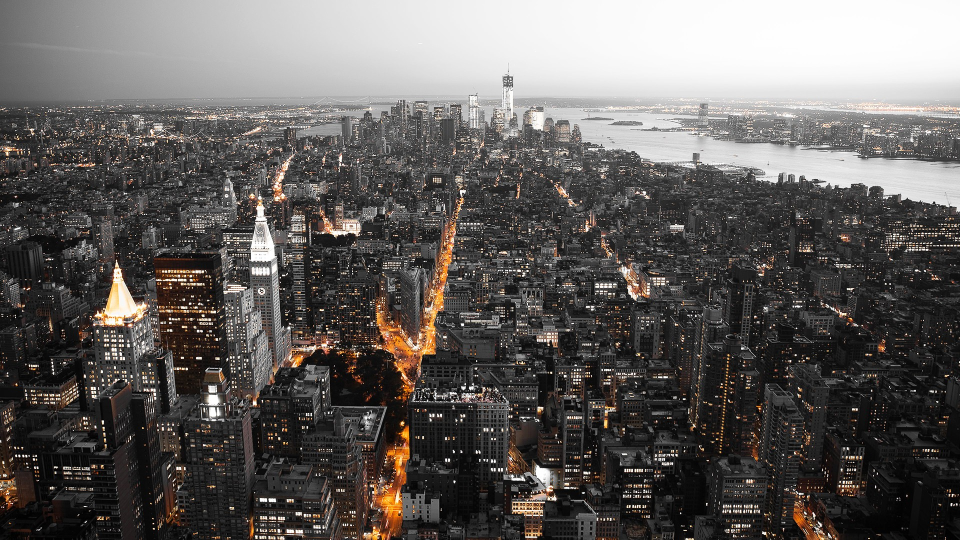
#> input picture pic1920_1080.jpg, 1920 x 1080 px, found by its file name (shown at 1/2 size)
$ python resize.py
#> lines starting #> are read from the running program, lines starting #| are printed output that depends on the picture
from PIL import Image
import matplotlib.pyplot as plt
import math
import cv2,os, numpy as np
import matplotlib.pyplot as plt
from shapely.geometry import Polygon, box,MultiPolygon
from shapely.ops import unary_union
# [117 lines left out: functions points_transform, ptstoH, gen_mapxmapy, pltgriddata, split_image, checkacruco and 4 more, not called in this run]
def fourdotclock(size):
    pts2 = np.float32([[0,0],[size[0],0],[size[0],size[1]],[0,size[1]]])
    return pts2
def fourdot(size):
    pts2 = np.float32([[0,0],[size[0],0],[0,size[1]],[size[0],size[1]]])
    return pts2
# [23 lines left out: functions resize_image, resize_img, resize_and_show, cv_show, not called in this run]

def show( img):
        plt.imshow(cv2.cvtColor(img, cv2.COLOR_BGR2RGB), aspect='equal')
def plt_show(name,img):
    plt.imshow(cv2.cvtColor(img, cv2.COLOR_BGR2RGB), aspect='equal')
    plt.title(name)
# [163 lines left out: functions plt_show_tuples, plt_show_array, plt_show_withbox1, plt_show_withbox, plt_show_pts, draw1map and 3 more, not called in this run]

        # plt.show()

def crop_image(image, crop_size,crop_point=(0,0)):
    """
    裁剪图片到指定区域。

    参数:
    image: 输入的图片。
    crop_area: 裁剪区域，格式为 ( width, height)。

    返回:
    裁剪后的图片。
    """
    x=crop_point[0]
    y=crop_point[1]
    width, height = crop_size
    cropped_image = image[y:y+height, x:x+width]
    return cropped_image

# [52 lines left out: functions find_bounding_rectangle, find_enclosing_rectangle, load_images_from_folder, not called in this run]
if __name__ == "__main__":
    # re=resize_image("pic1920_1080.png",0.3)
    # re.save("pic0.3.png")
    image = cv2.imread("pic1920_1080.jpg")
#> image is the input picture: shape (1080, 1920, 3); mean B, G, R 91.4, 93.8, 97.4
    cropped_image = crop_image(image, (1280, 720))
#> in crop_image, `cropped_image = image[y:y+height, x:x+width]`:
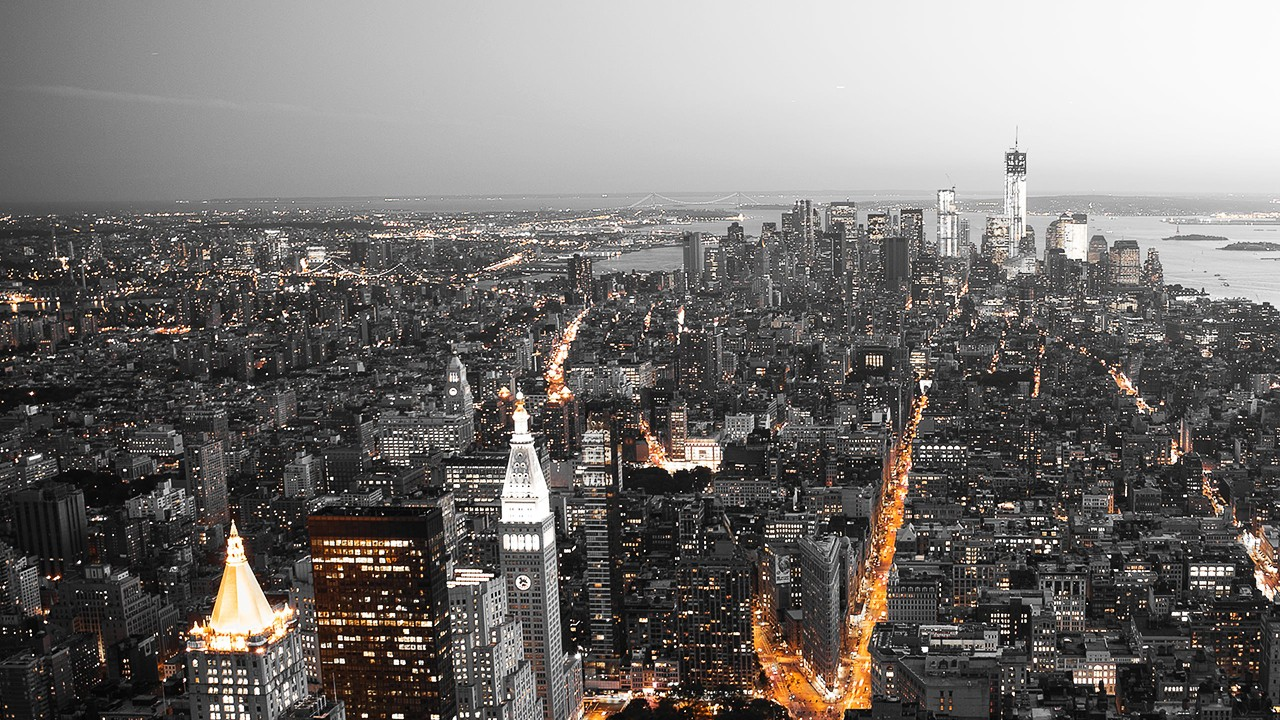
#> cropped_image: shape (720, 1280, 3); mean B, G, R 110.3, 112.7, 116.4
    cv2.imwrite("pic1280_720.jpg", cropped_image)
    # 找到最大内接矩形
    # max_rect = find_max_inner_rectangle(union_polygon)
    # # 获取Box的边界坐标
    # bounds = max_rect.bounds
    # # 将边界坐标转换为NumPy数组
    # return np.array(bounds)
